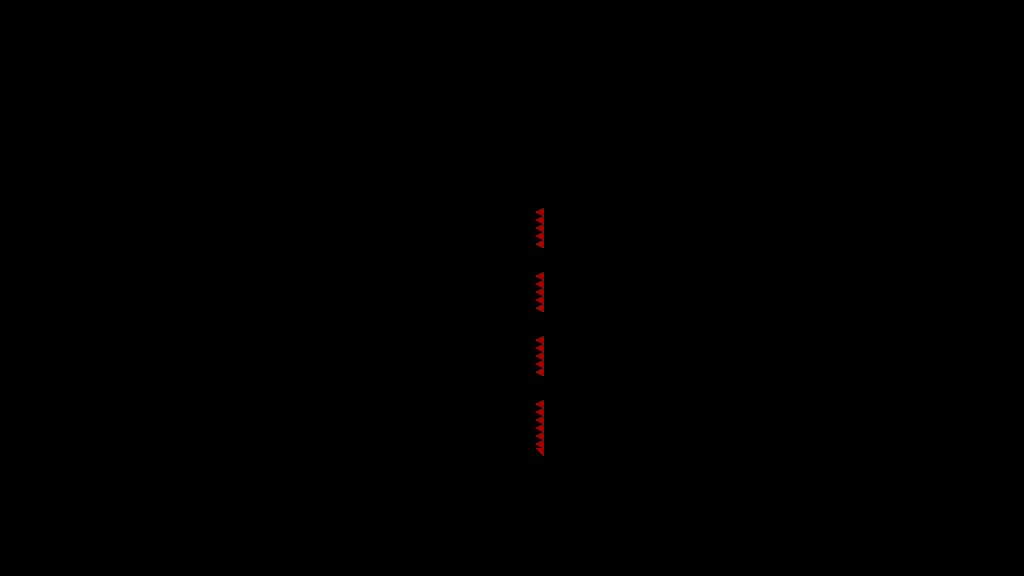

This game map was drawn from its Tiled (.tmx) file and the tilesets committed beside it. A one-line description and the trimmed map source follow:
An orthogonal 128x72 tile map with 8x8 px tiles, 1 tile layer (T_Spikes) and 66 objects.

<map version="1.4" tiledversion="1.4.3" orientation="orthogonal" renderorder="right-down" width="128" height="72" tilewidth="8" tileheight="8" infinite="0" nextlayerid="5" nextobjectid="129">
 <tileset firstgid="1" source="../../../Sprites/Tiles/DEV/flat/T_spr_nv_flat_0.tsx" />
 <layer id="1" name="T_Spikes" width="128" height="72">
  <data>[9216 cells, 22 non-empty, 2 distinct tile ids]</data>
 </layer>
 <objectgroup id="2" name="C_Solid">
  <object id="7" x="480" y="456" width="64" height="120" />
  <object id="31" x="0" y="208" width="480" height="368" />
  <object id="52" x="544" y="208" width="480" height="40" />
  <object id="53" x="0" y="0" width="1024" height="144" />
  <object id="58" x="1096" y="200" width="456" height="32" />
  <object id="59" x="1096" y="232" width="456" height="32" />
  <object id="60" x="1096" y="264" width="456" height="32" />
  <object id="61" x="1096" y="296" width="456" height="32" />
  <object id="62" x="1096" y="328" width="456" height="32" />
  <object id="63" x="1096" y="360" width="456" height="32" />
  <object id="64" x="1096" y="392" width="456" height="32" />
  <object id="65" x="648" y="248" width="376" height="24" />
  <object id="67" x="760" y="312" width="264" height="24" />
  <object id="68" x="544" y="272" width="480" height="40" />
  <object id="69" x="872" y="376" width="152" height="24" />
  <object id="70" x="544" y="336" width="480" height="40" />
  <object id="72" x="544" y="400" width="480" height="176" />
  <object id="119" x="528" y="440">
   <polygon points="0,0 16,16 0,16" />
  </object>
  <object id="121" x="480" y="456">
   <polygon points="0,0 16,-16 16,0" />
  </object>
  <object id="122" x="648" y="208">
   <polygon points="0,0 16,-16 16,0" />
  </object>
  <object id="123" x="664" y="144" width="360" height="64" />
  <object id="124" x="0" y="144" width="360" height="64" />
  <object id="125" x="648" y="144">
   <polygon points="0,0 16,0 16,16" />
  </object>
  <object id="126" x="360" y="192">
   <polygon points="0,0 16,16 0,16" />
  </object>
  <object id="127" x="360" y="144">
   <polygon points="0,0 16,0 0,16" />
  </object>
  <object id="128" x="496" y="440" width="32" height="16" />
 </objectgroup>
 <objectgroup id="3" name="C_Balls">
  <object id="33" x="584" y="184" width="8" height="8" />
 </objectgroup>
 <objectgroup id="4" name="C_Orbs">
  <object id="43" x="632" y="256" width="8" height="8" />
  <object id="73" x="616" y="256" width="8" height="8" />
  <object id="74" x="600" y="256" width="8" height="8" />
  <object id="75" x="584" y="256" width="8" height="8" />
  <object id="76" x="568" y="256" width="8" height="8" />
  <object id="77" x="552" y="256" width="8" height="8" />
  <object id="78" x="552" y="320" width="8" height="8" />
  <object id="79" x="568" y="320" width="8" height="8" />
  <object id="80" x="584" y="320" width="8" height="8" />
  <object id="81" x="600" y="320" width="8" height="8" />
  <object id="82" x="616" y="320" width="8" height="8" />
  <object id="83" x="632" y="320" width="8" height="8" />
  <object id="84" x="648" y="320" width="8" height="8" />
  <object id="85" x="664" y="320" width="8" height="8" />
  <object id="86" x="680" y="320" width="8" height="8" />
  <object id="87" x="696" y="320" width="8" height="8" />
  <object id="88" x="712" y="320" width="8" height="8" />
  <object id="89" x="728" y="320" width="8" height="8" />
  <object id="90" x="744" y="320" width="8" height="8" />
  <object id="91" x="744" y="384" width="8" height="8" />
  <object id="92" x="728" y="384" width="8" height="8" />
  <object id="93" x="712" y="384" width="8" height="8" />
  <object id="94" x="696" y="384" width="8" height="8" />
  <object id="95" x="680" y="384" width="8" height="8" />
  <object id="96" x="664" y="384" width="8" height="8" />
  <object id="97" x="648" y="384" width="8" height="8" />
  <object id="98" x="632" y="384" width="8" height="8" />
  <object id="99" x="616" y="384" width="8" height="8" />
  <object id="100" x="600" y="384" width="8" height="8" />
  <object id="101" x="584" y="384" width="8" height="8" />
  <object id="102" x="568" y="384" width="8" height="8" />
  <object id="103" x="552" y="384" width="8" height="8" />
  <object id="104" x="760" y="384" width="8" height="8" />
  <object id="105" x="776" y="384" width="8" height="8" />
  <object id="106" x="792" y="384" width="8" height="8" />
  <object id="107" x="808" y="384" width="8" height="8" />
  <object id="108" x="824" y="384" width="8" height="8" />
  <object id="109" x="856" y="384" width="8" height="8" />
  <object id="110" x="840" y="384" width="8" height="8" />
 </objectgroup>
</map>
